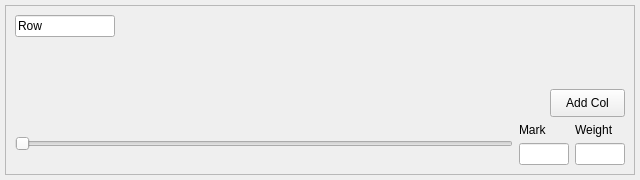
<?xml version="1.0" encoding="UTF-8"?>
<ui version="4.0">
 <class>Row</class>
 <widget class="QWidget" name="Row">
  <property name="geometry">
   <rect>
    <x>0</x>
    <y>0</y>
    <width>640</width>
    <height>180</height>
   </rect>
  </property>
  <property name="windowTitle">
   <string>Form</string>
  </property>
  <layout class="QVBoxLayout" name="verticalLayout">
   <property name="spacing">
    <number>3</number>
   </property>
   <property name="leftMargin">
    <number>5</number>
   </property>
   <property name="topMargin">
    <number>5</number>
   </property>
   <property name="rightMargin">
    <number>5</number>
   </property>
   <property name="bottomMargin">
    <number>5</number>
   </property>
   <item>
    <widget class="QFrame" name="frame">
     <property name="frameShape">
      <enum>QFrame::StyledPanel</enum>
     </property>
     <property name="frameShadow">
      <enum>QFrame::Raised</enum>
     </property>
     <layout class="QVBoxLayout" name="verticalLayout_4">
      <item>
       <layout class="QHBoxLayout" name="horizontalLayout_2">
        <item>
         <widget class="QLineEdit" name="lineEditName">
          <property name="enabled">
           <bool>true</bool>
          </property>
          <property name="sizePolicy">
           <sizepolicy hsizetype="Fixed" vsizetype="Fixed">
            <horstretch>0</horstretch>
            <verstretch>0</verstretch>
           </sizepolicy>
          </property>
          <property name="minimumSize">
           <size>
            <width>0</width>
            <height>0</height>
           </size>
          </property>
          <property name="maximumSize">
           <size>
            <width>100</width>
            <height>16777215</height>
           </size>
          </property>
          <property name="text">
           <string>Row</string>
          </property>
         </widget>
        </item>
        <item>
         <spacer name="horizontalSpacer_2">
          <property name="orientation">
           <enum>Qt::Horizontal</enum>
          </property>
          <property name="sizeHint" stdset="0">
           <size>
            <width>40</width>
            <height>20</height>
           </size>
          </property>
         </spacer>
        </item>
       </layout>
      </item>
      <item>
       <widget class="QWidget" name="widget" native="true">
        <property name="sizePolicy">
         <sizepolicy hsizetype="Preferred" vsizetype="Preferred">
          <horstretch>0</horstretch>
          <verstretch>0</verstretch>
         </sizepolicy>
        </property>
        <property name="minimumSize">
         <size>
          <width>0</width>
          <height>0</height>
         </size>
        </property>
       </widget>
      </item>
      <item>
       <layout class="QHBoxLayout" name="horizontalLayout">
        <item>
         <spacer name="horizontalSpacer">
          <property name="orientation">
           <enum>Qt::Horizontal</enum>
          </property>
          <property name="sizeHint" stdset="0">
           <size>
            <width>40</width>
            <height>20</height>
           </size>
          </property>
         </spacer>
        </item>
        <item>
         <widget class="QPushButton" name="pushButtonAddCol">
          <property name="minimumSize">
           <size>
            <width>0</width>
            <height>0</height>
           </size>
          </property>
          <property name="maximumSize">
           <size>
            <width>75</width>
            <height>28</height>
           </size>
          </property>
          <property name="text">
           <string>Add Col</string>
          </property>
         </widget>
        </item>
       </layout>
      </item>
      <item>
       <layout class="QHBoxLayout" name="horizontalLayout_3">
        <item>
         <widget class="QSlider" name="horizontalSlider">
          <property name="maximum">
           <number>100</number>
          </property>
          <property name="orientation">
           <enum>Qt::Horizontal</enum>
          </property>
         </widget>
        </item>
        <item>
         <layout class="QVBoxLayout" name="verticalLayout_3">
          <item>
           <widget class="QLabel" name="labelMark">
            <property name="text">
             <string>Mark</string>
            </property>
           </widget>
          </item>
          <item>
           <widget class="QLineEdit" name="lineEditMark">
            <property name="maximumSize">
             <size>
              <width>50</width>
              <height>16777215</height>
             </size>
            </property>
           </widget>
          </item>
         </layout>
        </item>
        <item>
         <layout class="QVBoxLayout" name="verticalLayout_2">
          <item>
           <widget class="QLabel" name="labelWeight">
            <property name="text">
             <string>Weight</string>
            </property>
           </widget>
          </item>
          <item>
           <widget class="QLineEdit" name="lineEditWeight">
            <property name="maximumSize">
             <size>
              <width>50</width>
              <height>16777215</height>
             </size>
            </property>
           </widget>
          </item>
         </layout>
        </item>
       </layout>
      </item>
     </layout>
    </widget>
   </item>
  </layout>
 </widget>
 <resources/>
 <connections/>
</ui>
